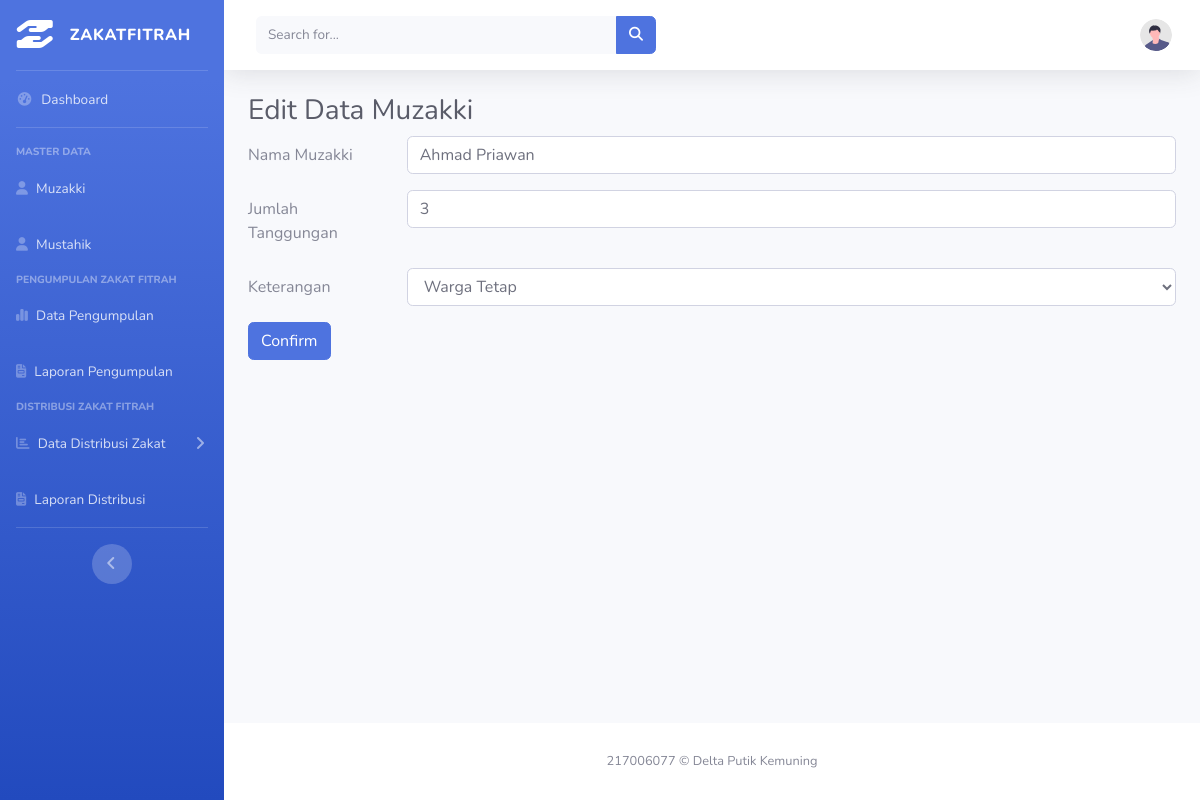
/edit_muzakki.php?id_muzakki=14, run on the app's committed database.
### tables this page shows
CREATE TABLE `muzakki` (
  `id_muzakki` int(11) NOT NULL,
  `nama_muzakki` varchar(100) NOT NULL,
  `jumlah_tanggungan` int(12) NOT NULL,
  `keterangan` varchar(100) NOT NULL,
  `status` enum('Sudah Bayar','Belum Bayar') NOT NULL DEFAULT 'Belum Bayar'
);

### edit_muzakki.php (the view, shortened to what this page needs)
<?php
$id = $_REQUEST['id_muzakki'];
include('koneksi.php');
$muzakki = mysqli_query($koneksi, "SELECT * FROM muzakki where id_muzakki = $id");
$old = mysqli_fetch_array($muzakki);
?>
<?php include('header.php'); ?>
<div class="container-fluid">
    <h1 class="h3 mb-2 text-gray-800">Edit Data Muzakki</h1>
    <form method="POST" action="emuzakki.php">
        <div class="row mb-3">
            <label for="inputEmail3" class="col-sm-2 col-form-label">Nama Muzakki</label>
            <div class="col-sm-10">
                <input type="text" value="<?= $old['nama_muzakki']; ?>" class="form-control" id="inputText3" name="nama_muzakki">
            </div>
        </div>
        <div class="row mb-3">
            <label for="inputPassword3" class="col-sm-2 col-form-label">Jumlah Tanggungan</label>
            <div class="col-sm-10">
                <input type="text" class="form-control" value="<?= $old['jumlah_tanggungan']; ?>" id="inputText3" name="jumlah_tanggungan">
            </div>
        </div>
        <div class="row mb-3">
            <label for="inputSelect" class="col-sm-2 col-form-label">Keterangan</label>
            <div class="col-sm-10">
                <select class="form-control" aria-label=".form-select-lg example" id="inputSelect" name="keterangan">
                    <?php if ($old['keterangan'] == "Warga Tetap") : ?>
                        <option value="Warga Tetap" selected>Warga Tetap</option>
                    <?php else : ?>
                        <option value="Warga Sementara" selected>Warga Sementara</option>
                        <option value="Warga Tetap">Warga Tetap</option>
                    <?php endif; ?>
                </select>
            </div>
        </div>
        <button type="submit" class="btn btn-primary">Confirm</button>
    </form>
</div>
<?php include('footer.php'); ?>

### data on the page
muzakki: nama_muzakki "Ahmad Priawan", jumlah_tanggungan "3", keterangan "Warga Tetap"
